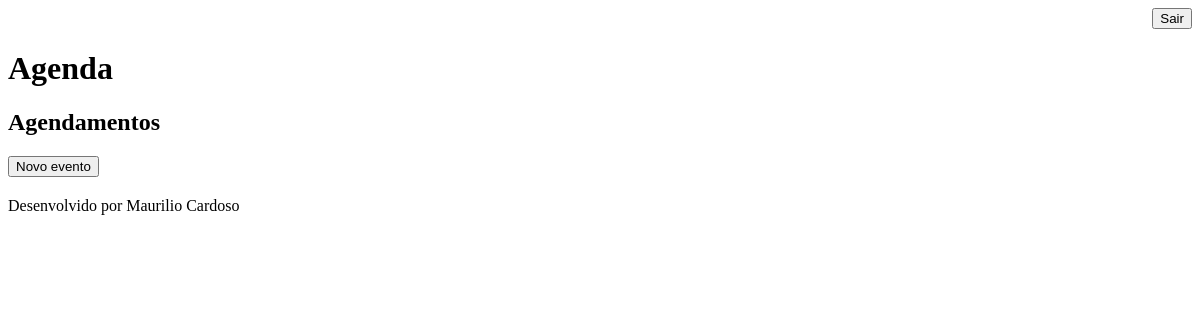
Page /agenda/ (signed in) on the earlier database version.
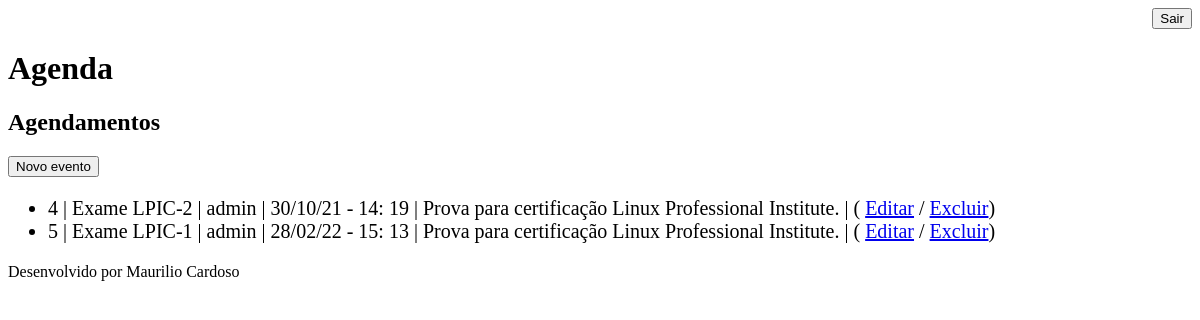
Same page on the later database version.
### core/models.py (models this page shows, shortened)
class Eventos(models.Model):
    titulo = models.CharField(max_length=200)
    descricao = models.TextField(blank=True, null=True)
    data_evento = models.DateTimeField(verbose_name='Data do evento')
    data_criacao = models.DateTimeField(auto_now=True, verbose_name='Data de criação do evento')
    local = models.TextField(blank=True, null=True, verbose_name='Local/Endereço')
    usuario = models.ForeignKey(User, on_delete=models.CASCADE)
    class Meta:
        db_table = 'Eventos'
    def get_data_evento(self):
        return self.data_evento.strftime('%d/%m/%y - %H: %M')
    def get_evento_atrasado(self):
        if self.data_evento < datetime.now():
            return True
        else:
            return False

### core/views.py (the view)
# urls.py: path('agenda/', views.lista_eventos),
@login_required(login_url='/login/')
def lista_eventos(request):
    usuario = request.user
    data_atual = datetime.now() - timedelta(hours=1)
    eventos = Eventos.objects.filter(usuario=usuario)
    dados = {'eventos' : eventos}
    return render(request, 'agenda.html', dados)

### templates/agenda.html
{% extends "model_page.html" %}
{% block content %}
    <h2>Agendamentos</h2>
    <a href="eventos/">
        <button type="button">Novo evento</button>
    </a>
    <ul style="font-size: 20px">
        {% for eventos in eventos %}
            <li>
                <div style={% if eventos.get_evento_atrasado %} "color:red" {% endif %}>
                    {{eventos.id}} | {{eventos.titulo}} | {{eventos.usuario}} | {{eventos.get_data_evento}} | {{eventos.descricao}} |
                    ( <a href="eventos/?id={{ eventos.id }}">Editar</a>
                    / <a href="eventos/delete/{{ eventos.id }}/">Excluir</a>)
                </div>
            </li>
        {% endfor %}
    </ul>
{% endblock %}

### templates/model_page.html
<!DOCTYPE html>
<html lang="en">
<head>
    {% include "model_header.html" %}
</head>
<body>
    {% block content %}
    {% endblock %}
    {% include "model_footer.html" %}
</body>
</html>

### templates/model_header.html (shortened to what this page needs)
<div align="right">
    <a href="/logout">
        <button type="button">Sair</button>
    </a>
</div>
<h1>Agenda</h1>

### templates/model_footer.html
<p>Desenvolvido por Maurilio Cardoso</p>

Differences in the rows shown:
added Eventos: id "4", titulo "Exame LPIC-2", usuario "admin", get_data_evento "30/10/21 - 14: 19", descricao "Prova para certificação Linux Professional Institute."
added Eventos: id "5", titulo "Exame LPIC-1", usuario "admin", get_data_evento "28/02/22 - 15: 13", descricao "Prova para certificação Linux Professional Institute."
